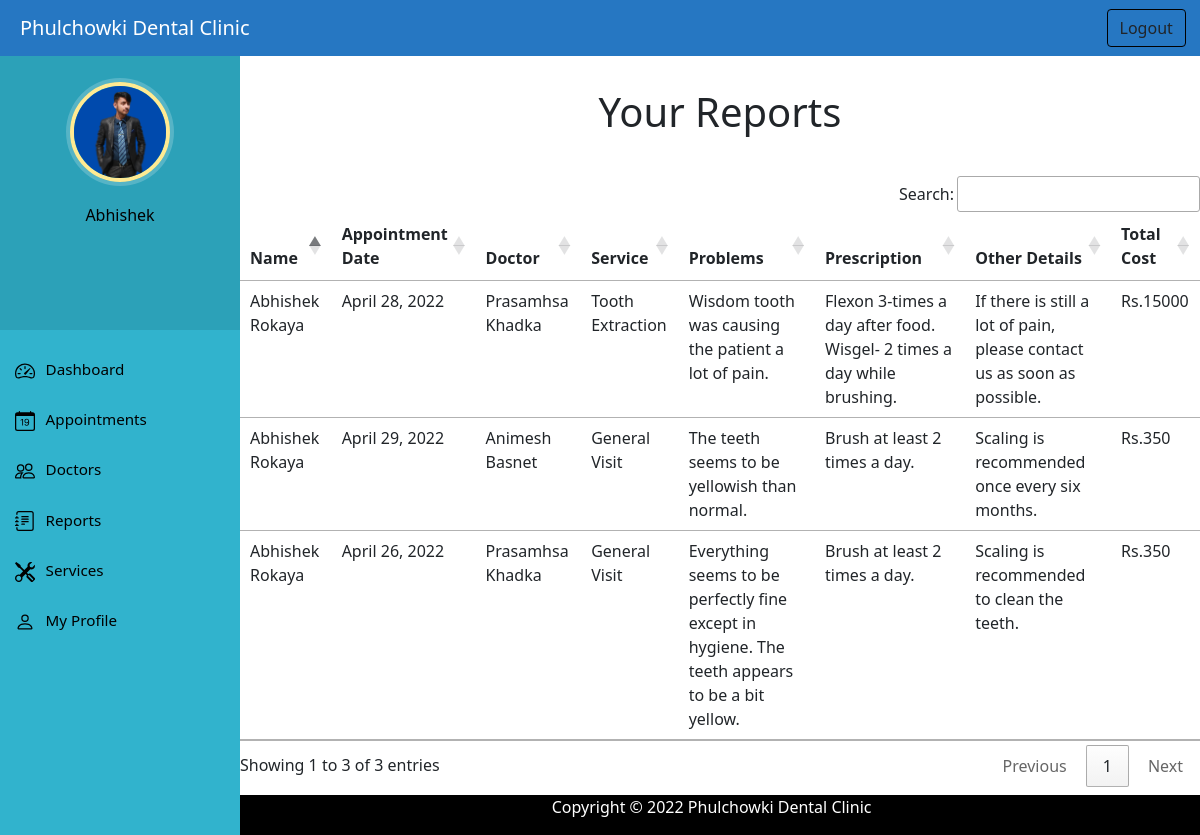
The app's page /user_view_reports (signed in) with its own data.
### home/models.py (models this page shows, shortened)
class PatientUser(models.Model):
    user=models.OneToOneField(User, null=True, blank=False,on_delete=models.CASCADE)
    date_of_birth = models.DateField()
    phone_number = models.CharField(max_length=15)
    address = models.CharField(max_length=50)
    profile_picture = models.ImageField(upload_to='profile_pic/user_profile_pic/', default='img/defaultuser.png')
    def __str__(self):
        return self.user.first_name+" "+self.user.last_name

class Report(models.Model):
    appointment = models.OneToOneField(Appointment, unique=True, blank=False, null=False, on_delete=models.CASCADE)
    problems = models.TextField()
    prescription = models.TextField()
    other_details = models.TextField()

class Appointment(models.Model):
    patientUser = models.ForeignKey(PatientUser, blank=False, null=False, on_delete=models.CASCADE)
    doctor = models.ForeignKey(Doctor, blank=False, null=False, on_delete=models.CASCADE)
    service = models.ForeignKey(Service, blank=False, null=False, on_delete=models.CASCADE)
    date = models.DateField()
    time = models.TimeField()
    description = models.TextField()
    status = models.IntegerField('Status', default=0)

class Doctor(models.Model):
    full_name = models.CharField(max_length=100)
    qualification = models.CharField(max_length=50)
    date_of_birth = models.DateField()
    email = models.EmailField(max_length=100)
    phone_number = models.CharField(max_length=15)
    address = models.CharField(max_length=50)
    profile_picture = models.ImageField(upload_to='profile_pic/doctor_profile_pic/',null=True,blank=True)
    experience = models.CharField(max_length=10, default="1 year")
    def __str__(self):
        return self.full_name

class Service(models.Model):
    service_name = models.CharField('Service',max_length=50)
    cost = models.IntegerField()
    description = models.TextField()
    def __str__(self):
        return self.service_name

### home/views.py (the view)
# urls.py: path('user_view_reports', views.user_view_reports,name='user_view_reports'),
@login_required(login_url='/login')
@user_passes_test(is_patient)
def user_view_reports(request):
    patientUser = PatientUser.objects.get(user=request.user.id)
    reports = Report.objects.filter(appointment__patientUser=patientUser).all()
    return render(request,'user_view_reports.html', {'reports':reports , 'patientUser':patientUser})

### home/views.py (called while the page is built)
def is_patient(user):
    return user.groups.filter(name='PATIENT').exists()

### templates/user_view_reports.html (shortened to what this page needs)
{% extends 'userbase.html' %}
{% load static %}
{% block content %}
  <link rel="stylesheet" href="https://cdn.datatables.net/1.11.5/css/jquery.dataTables.min.css">
  <link rel="stylesheet" href="https://cdn.datatables.net/buttons/2.2.2/css/buttons.dataTables.min.css">
<h1 class="text-center" style="margin-top: 40px;">Your Reports</h1>
<div style="margin-top: 40px; padding-bottom:5%;">
    <div class="panel panel-primary">
      <table id="example1" class="table table-hover">
        <thead>
          <tr>
            <th>Name</th>
            <th>Appointment Date</th>
            <th>Doctor</th>
            <th>Service</th>
            <th>Problems</th>
            <th>Prescription</th>
            <th>Other Details</th>
            <th>Total Cost</th>
          </tr>
        </thead>
        {% for r in reports %}
        <tr>
          <td> {{r.appointment.patientUser}}</td>
          <td>{{r.appointment.date}}</td>
          <td>{{r.appointment.doctor}}</td>
          <td>{{r.appointment.service}}</td>
          <td>{{r.problems}}</td>
          <td>{{r.prescription}}</td>
          <td>{{r.other_details}}</td>
          <td>Rs.{{r.appointment.service.cost}}</td>
        </tr>
        {% endfor %}
      </table>
    </div>
  </div>
{% endblock content %}

### templates/userbase.html (shortened to what this page needs)
<!doctype html>
<html lang="en">
<head>
  {% load static %}
  <link rel="stylesheet" href="{% static 'css/dashboardstyle.css' %}">
  <link rel="stylesheet" href="https://cdn.datatables.net/1.11.5/css/jquery.dataTables.min.css">
  <link rel="stylesheet" href="https://cdn.datatables.net/buttons/2.2.2/css/buttons.dataTables.min.css">
  <link href="https://cdn.jsdelivr.net/npm/bootstrap@5.1.3/dist/css/bootstrap.min.css" rel="stylesheet"
>
</head>
<body>
  <nav class="menu" tabindex="0">
    <header class="avatar" style="height: 35%;">
      <img src="{% static patientUser.profile_picture .url %}" width="50px" height="100px"/>
      <br><br>
      <h6 style="color: black;">{{user.first_name}}</h6>
    </header>
    <ul>
      <li tabindex="0" class="icon-dashboard"> <a style="color:black; text-decoration:none;" href="/userdashboard"><span>Dashboard</span></a> </li>
      <li tabindex="0" class="icon-calendar"> <a style="color:black; text-decoration:none;" href="/userappointment"><span>Appointments</span></a></li>
      <li tabindex="0" class="icon-doctor"> <a style="color:black; text-decoration:none;" href="/user_view_doctors"><span>Doctors</span></a></li>
      <li tabindex="0" class="icon-report"> <a style="color:black; text-decoration:none;" href="/user_view_reports"><span>Reports</span></a></li>
      <li tabindex="0" class="icon-service"> <a style="color:black; text-decoration:none;" href="/user_view_services"><span>Services</span></a></li>
      <li tabindex="0" class="icon-profile"> <a style="color:black; text-decoration:none;" href="/user_view_profile"><span>My Profile</span></a></li>
    </ul>
  </nav>
  <main>
    <div class="bs-example">
      <nav class="navbar navbar-expand-md  navbar-dark fixed-top" style="background:#2677C2;">
        <a href="/userdashboard" class="navbar-brand" style="margin-left: 20px;">Phulchowki Dental Clinic</a>
        <div class="collapse navbar-collapse justify-content-between" id="navbarCollapse">
          <div class="navbar-nav" style=" margin-left: 90%;">
              <a type="button" class="btn" onclick="return confirm('Are you sure you want to logout?')" href="/logout" style="border-color: black;">Logout</a>
          </div>
        </div>
      </nav>
    </div>
    <br><br>
    {% block content %}
    {% endblock content %}
    <footer style="position: fixed; left: 0; bottom: 0; width: 100%;">
      <div class="container">
        <div class="row">
          <div class="col-md-12 col-sm-12">
            <div style="color:#ffffff; padding-left: 20%;" class="wow fadeInUp footer-copyright">
              <p> Copyright &copy; 2022 Phulchowki Dental Clinic </p>
            </div>
          </div>
        </div>
      </div>
    </footer>
  </main>
</body>
</html>

### static/css/dashboardstyle.css (style rules this page uses)
a:link { text-decoration: none; }
a { color: white; }
footer { padding: 0px 0px 0px 0px; background-color: black; margin: 0px; }
p { text-align: center; }
h6 { color: black; }
body { padding-left: 240px; color: black; }
main { position: relative; height: 100vh; }
.menu { background: #31b3cd; height: 100vh; width: 240px; position: fixed; top: 50px; left: 0; z-index: 5; outline: none; }
.menu .avatar { background: rgba(0, 0, 0, 0.1); padding: 2em 0.5em; text-align: center; }
.menu .avatar img { width: 100px; border-radius: 50%; overflow: hidden; border: 4px solid #ffea92; box-shadow: 0 0 0 4px rgba(255, 255, 255, 0.2); }
.menu ul { list-style: none; padding: 1em 0; margin: 0; }
.menu ul li { padding: 0.8em 1em 1em 3em; font-size: 0.95em; font-weight: regular; background-repeat: no-repeat; background-position: left 15px center; background-size: auto 20px; transition: all 0.15s linear; cursor: pointer; }
.menu ul li.icon-dashboard { background-image: url("../img/dashboard.svg"); }
.menu ul li.icon-report { background-image: url("../img/report.svg"); }
.menu ul li.icon-doctor { background-image: url("../img/people.svg"); }
.menu ul li.icon-calendar { background-image: url("../img/calendar.svg"); }
.menu ul li.icon-service { background-image: url("../img/service.svg"); }
.menu ul li.icon-profile { background-image: url("../img/person.svg"); }

### records on screen
PatientUser: profile_picture (picture)
Report: appointment.patientUser "Abhishek Rokaya", appointment "April 28, 2022", appointment.doctor "Prasamhsa Khadka", appointment.service "Tooth Extraction", problems "Wisdom tooth was causing the patient a lot of pain.", prescription "Flexon 3-times a day after food. Wisgel- 2 times a day while brushing.", other_details "If there is still a lot of pain, please contact us as soon as possible.", appointment.service.cost "15000"
Report: appointment.patientUser "Abhishek Rokaya", appointment "April 29, 2022", appointment.doctor "Animesh Basnet", appointment.service "General Visit", problems "The teeth seems to be yellowish than normal.", prescription "Brush at least 2 times a day.", other_details "Scaling is recommended once every six months.", appointment.service.cost "350"
Report: appointment.patientUser "Abhishek Rokaya", appointment "April 26, 2022", appointment.doctor "Prasamhsa Khadka", appointment.service "General Visit", problems "Everything seems to be perfectly fine except in hygiene. The teeth appears to be a bit yellow.", prescription "Brush at least 2 times a day.", other_details "Scaling is recommended to clean the teeth.", appointment.service.cost "350"

### other values on screen
{{ user.first_name }} "Abhishek"
